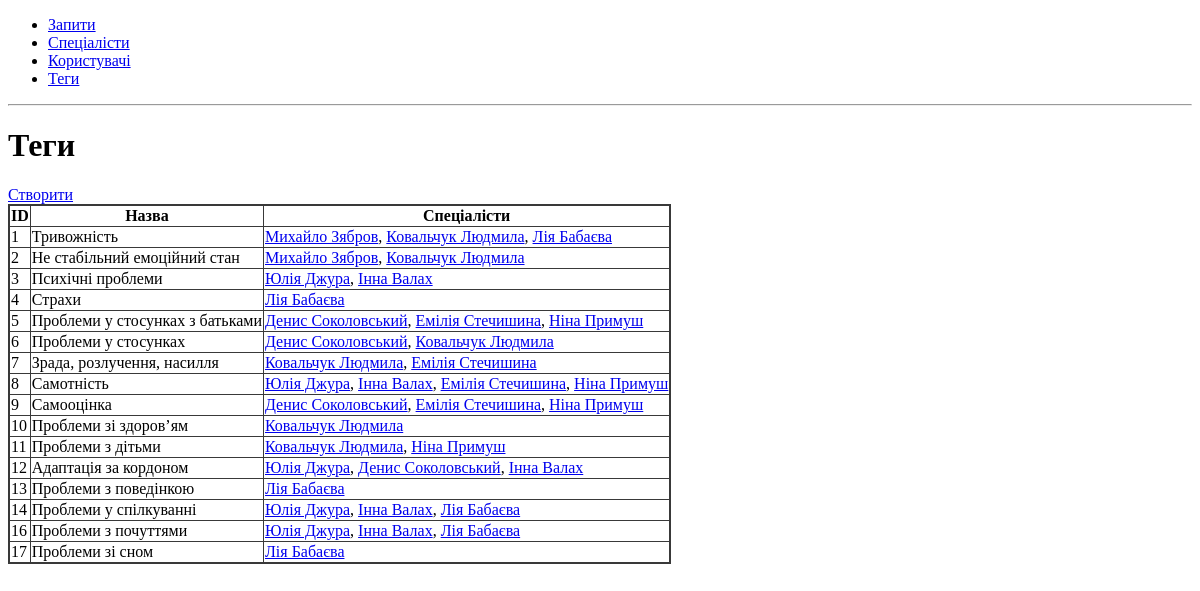
The page /tags/ on the database as committed earlier.
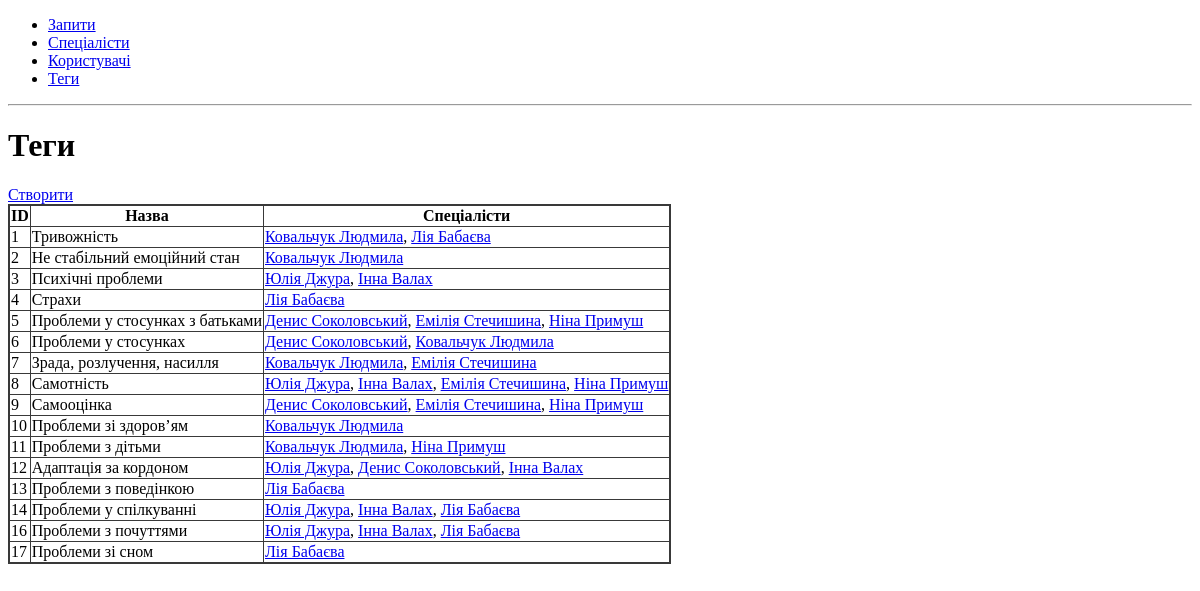
The same page on the database as committed later.
### app/tags/models.py (models this page shows, shortened)
class Tag(db.Model):
    __tablename__ = "tag"
    id = db.Column(db.Integer, primary_key=True)
    name = db.Column(db.String(255), unique=True, nullable=False)
    specialists = db.relationship("Specialist", secondary="specialist_tag", back_populates="tags")

### app/specialists/models.py (models this page shows, shortened)
class Specialist(db.Model):
    __tablename__ = "specialist"
    id = db.Column(db.Integer, primary_key=True)
    name = db.Column(db.String(255), unique=True, nullable=False)
    description = db.Column(db.String(255))
    cv = db.Column(db.String(255))
    phone = db.Column(db.String(255))
    tags = db.relationship("Tag", secondary=specialist_tag, back_populates="specialists")
    def __repr__(self) -> str:
        return f"{self.name}"

### app/tags/routes.py (the view)
@bp.route('/', methods=['GET', 'POST'])
def tags():
    return render_template('tags.html', tags=Tag.query.all())

### app/tags/templates/tags.html
{% extends 'base.html' %}
{% block content %}
<h1>Теги</h1>
<a href="{{ url_for('tags.new') }}">Створити</a>
{% include 'tags_table.html' %}
{% endblock %}

### app/tags/templates/tags_table.html
<table id="tags">
    <tr>
        <th>ID</th>
        <th>Назва</th>
        <th>Спеціалісти</th>
    </tr>
    {% for tag in tags %}
    <tr>
        <td>{{ tag.id }}</td>
        <td>{{ tag.name }}</td>
        <td>
            {% if tag.specialists %}
                {% for specialist in tag.specialists %}
                    <a href="{{ url_for('specialists.specialist_card', specialist_id=specialist.id) }}">{{ specialist }}</a>{% if not loop.last %}, {% endif %}
                {% endfor %}
            {% else %}
                Немає спеціалістів
            {% endif %}
        </td>
    </tr>
    {% endfor %}
</table>

Rows that differ between the two databases and show on the page:
removed Specialist: name "Михайло Зябров"
